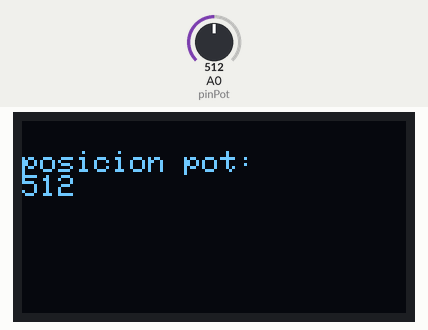
A sketch run on a simulated Arduino Uno, built with avr-gcc and run on an emulated ATmega328P. Parts: 128×64 one-colour display. Inputs (shaded band) come from the test bench; at power-on: A0 (pinPot) = 512.

Above: at 3.2 s.
3.3 s: A0 (pinPot) set to 716
At 4.8 s:
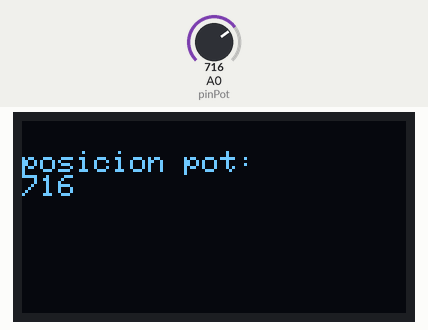
5.1 s: A0 (pinPot) set to 900
At 5.7 s:
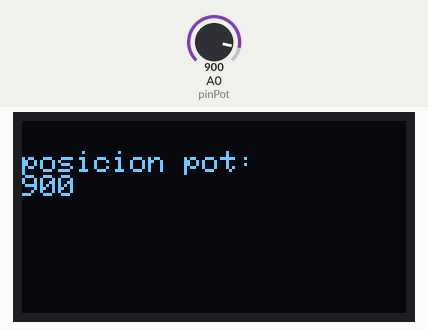
6.7 s: A0 (pinPot) set to 1023
At 7.6 s:
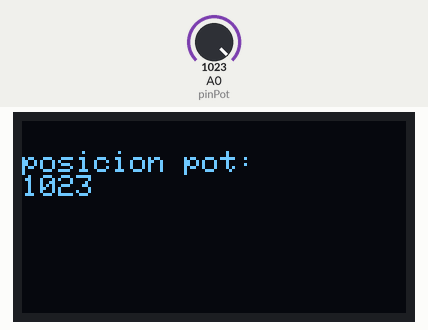
Timing chart, 0 to 9.7 s (numbered marks = the images above; inputs shaded):
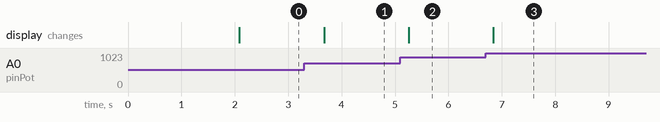

Measured:
- after the input at 3.3 s, the display: changes after 0.37 s (image 1)
- after the input at 5.1 s, the display: changes after 0.16 s (image 2)
- after the input at 6.7 s, the display: changes after 0.14 s (image 3)

The sketch:

Pantallaconlib.ino
```cpp
// se cargan las librerías necesarias
#include <Wire.h>
#include <Adafruit_GFX.h>
#include <Adafruit_SSD1306.h>

int pinPot = A0; //donde está conectado
int posicionPot = 0; //guardar la info del pot

// instanciar una clase (SSD1306) con el nombre "display"
Adafruit_SSD1306 pantallita(128, 64, &Wire, -1);  // -1 = sin pin de reset

void setup() {

  //para usar monitor serial
  Serial.begin(9600);

  if (!pantallita.begin(SSD1306_SWITCHCAPVCC, 0x3C)) {
    // Si falla, se queda aquí (revisa cableado/dirección)
    for (;;); // atora el código
  }

  // deja la pantalla vacía
  pantallita.clearDisplay();
  pantallita.setTextSize(1); //tamaño del texto
  pantallita.setTextColor(SSD1306_WHITE); // hay que decirle el color
  pantallita.setCursor(0,10); // origen
  pantallita.println("hola mundo"); //lo que se ve ESCRITO en la pantalla
  pantallita.println("Cargando...");
  pantallita.display(); //esto muestra la imagen. Sin esto no se ve nada

  //cuando termine el setup esperamos un poquito
  delay(2000);
}

void loop() {
  // guarda posición del potenciómetro en una
  // variable llamada posicionPot
	posicionPot = analogRead(pinPot);

   // deja la pantalla vacía
  pantallita.clearDisplay();
  pantallita.setCursor(0,10); // origen
  pantallita.println("posicion pot: "); //lo que se ve ESCRITO en la pantalla
  pantallita.println(posicionPot); //lo que se ve ESCRITO en la pantalla
  pantallita.display(); //esto muestra la imagen. Sin esto no se ve nada

  delay(500);

}
```
